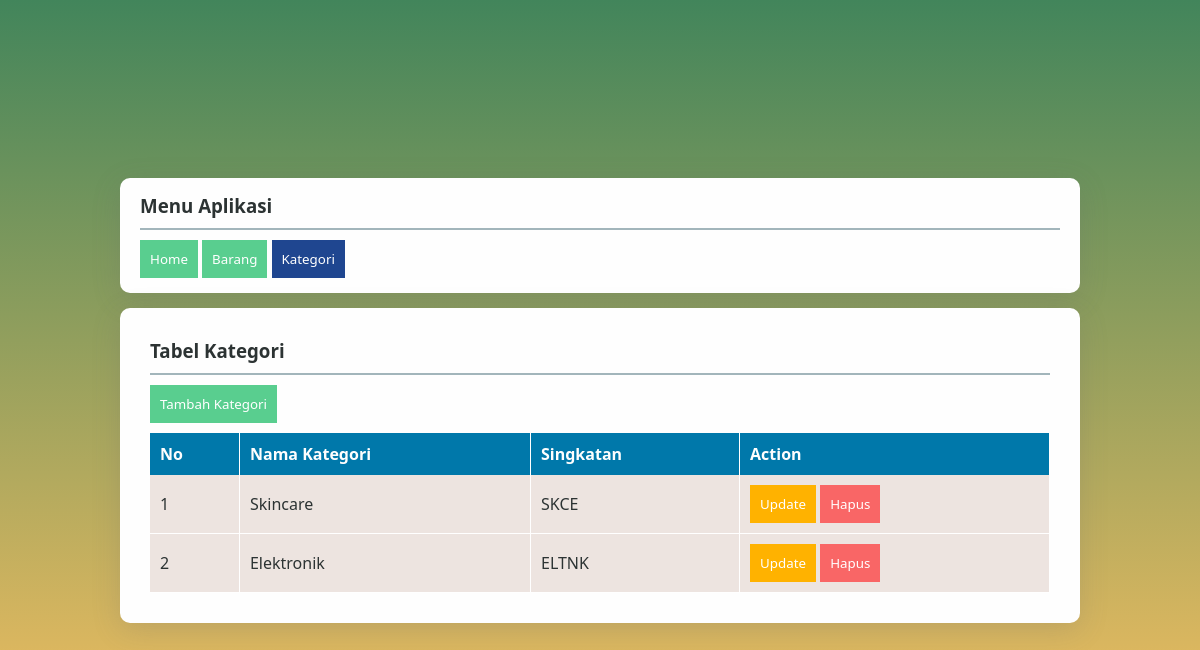
The page /kategori/index.php on the database its author committed.
### tables this page shows
CREATE TABLE `kategori` (
  `id_kategori` int(11) NOT NULL,
  `nama_kategori` varchar(50) NOT NULL,
  `singkatan` varchar(5) NOT NULL
);

### function/kategori.php (called while the page is built, shortened)
<?php
include "koneksi.php";
function ShowKategori()
{
    global $koneksi;
    $query = mysqli_query($koneksi, "SELECT * FROM kategori");
    $result = [];
    while ($data = mysqli_fetch_assoc($query)) {
        $result[] = $data;
    };
    return $result;
}

### kategori/index.php (the view, shortened to what this page needs)
<?php
include "../function/kategori.php";
$data_row = ShowKategori();
?>
<!DOCTYPE html>
<head>
    <link rel="stylesheet" href="../css/style.css">
</head>
<body>
    <div class="navbar">
        <div class="bar">
            <h3>Menu Aplikasi</h3>
            <hr>
            <a href="../index.php" class="green">
                <button>Home</button>
            </a>
            <a href="../barang/index.php" class="green">
                <button>Barang</button>
            </a>
            <a href="../kategori/index.php" class="blue">
                <button>Kategori</button>
            </a>
        </div>
    </div>
    <div class="content">
        <div class="add">
            <h3>Tabel Kategori</h3>
            <hr>
            <div class="header">
                <div class="tombol">
                    <a href="create.php" class="green">
                        <button>Tambah Kategori</button>
                    </a>
                </div>
            </div>
            <table border="1" cellspacing="0" cellpadding="10">
                <tr>
                    <th>No</th>
                    <th>Nama Kategori</th>
                    <th>Singkatan</th>
                    <th>Action</th>
                </tr>
                <?php $no = 1; ?>
                <?php foreach ($data_row as $row) : ?>
                    <tr>
                        <td><?php echo $no++ ?></td>
                        <td><?php echo $row['nama_kategori'] ?></td>
                        <td><?php echo $row['singkatan'] ?></td>
                        <td>
                            <a href="update.php?id=<?= $row['id_kategori'] ?>" class="yellow">
                                <button>Update</button>
                            </a>
                            <a href="hapus.php?id=<?php echo $row['id_kategori'] ?>" class="red">
                                <button>Hapus</button>
                            </a>
                        </td>
                    </tr>
                <?php endforeach ?>
            </table>
        </div>
    </div>
</body>
</html>

### css/style.css (style rules this page uses)
* { margin: 0; font-family: "Segoe UI", Tahoma, Geneva, Verdana, sans-serif; color: #2c3333; }
hr { margin-top: 10px; margin-bottom: 10px; border: 0.8px solid #a2b5bb; background-color: #a2b5bb; }
body { min-height: 100vh; width: 100%; background: linear-gradient(#42855b, #fec260); display: flex; justify-content: center; flex-direction: column; align-items: center; }
table { background-color: #ede4e0; border: 0; text-align: left; }
th { background-color: #0078aa; color: #fefefe; }
td, th { border: 0; border-right: 1px solid white; }
td { border-bottom: 1px solid white; }
tr { border: 0; }
.red, .yellow, .green, .blue { text-decoration: none; }
.red button { background-color: #f96666; border: 0; padding: 10px; color: white; }
.yellow button { background-color: #ffb200; border: 0; padding: 10px; color: white; }
.green button { background-color: #59ce8f; border: 0; padding: 10px; color: white; }
.blue button { background-color: #1f4690; border: 0; padding: 10px; color: white; }
.header { display: flex; justify-content: space-between; margin-bottom: 10px; }
.content { width: 80%; }
.add { display: flex; flex-direction: column; background-color: #fefefe; padding: 30px; border-radius: 10px; box-shadow: rgba(100, 100, 111, 0.2) 0px 7px 29px 0px; transition: all 0.5s ease-in-out; }
.navbar { width: 80%; background-color: #0078aa; background-color: #fefefe; border-radius: 10px; box-shadow: rgba(100, 100, 111, 0.2) 0px 7px 29px 0px; margin-bottom: 15px; transition: all 0.5s ease-in-out; }
.bar { padding: 15px 20px; }

### rows shown on the page
kategori: nama_kategori "Skincare", singkatan "SKCE"
kategori: nama_kategori "Elektronik", singkatan "ELTNK"
